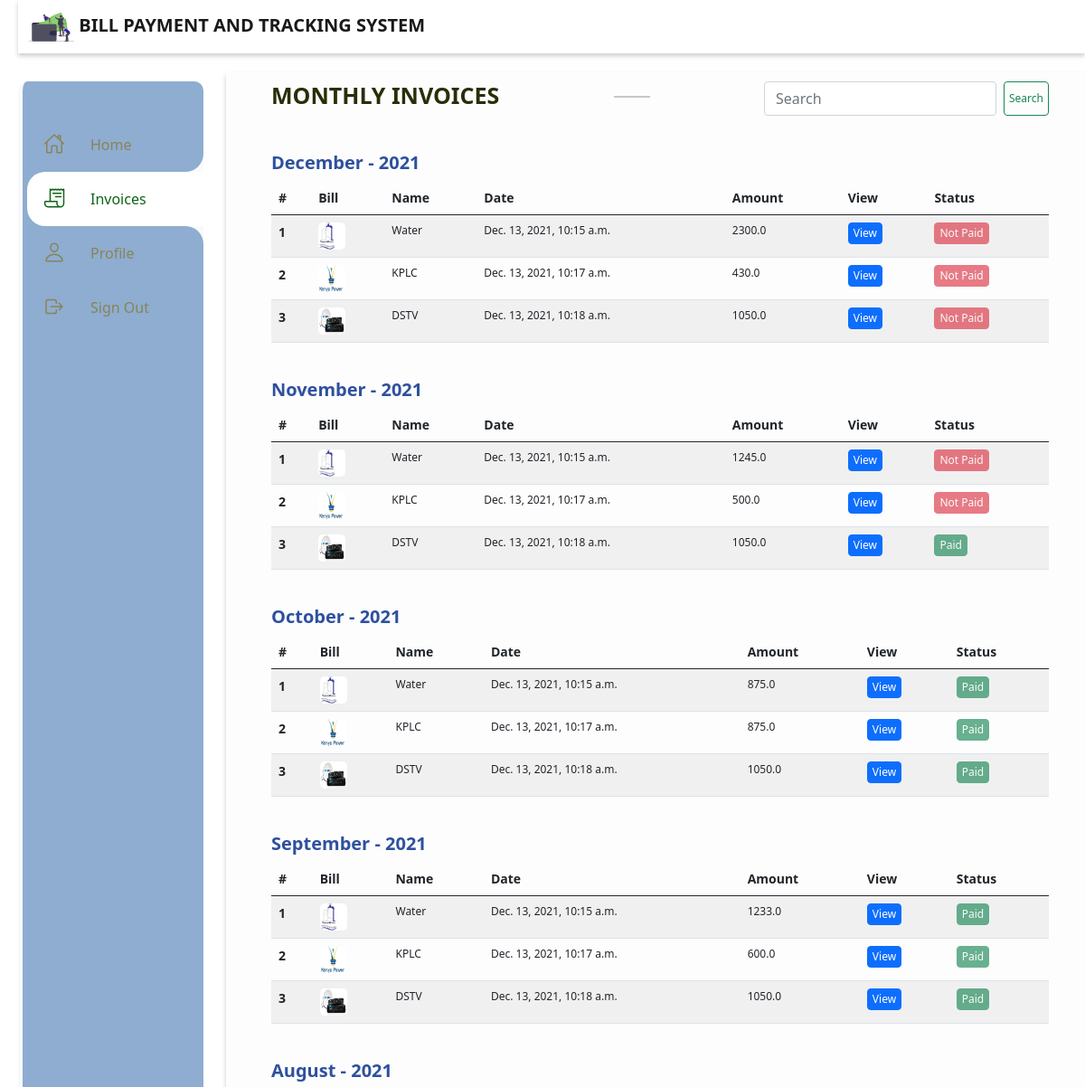
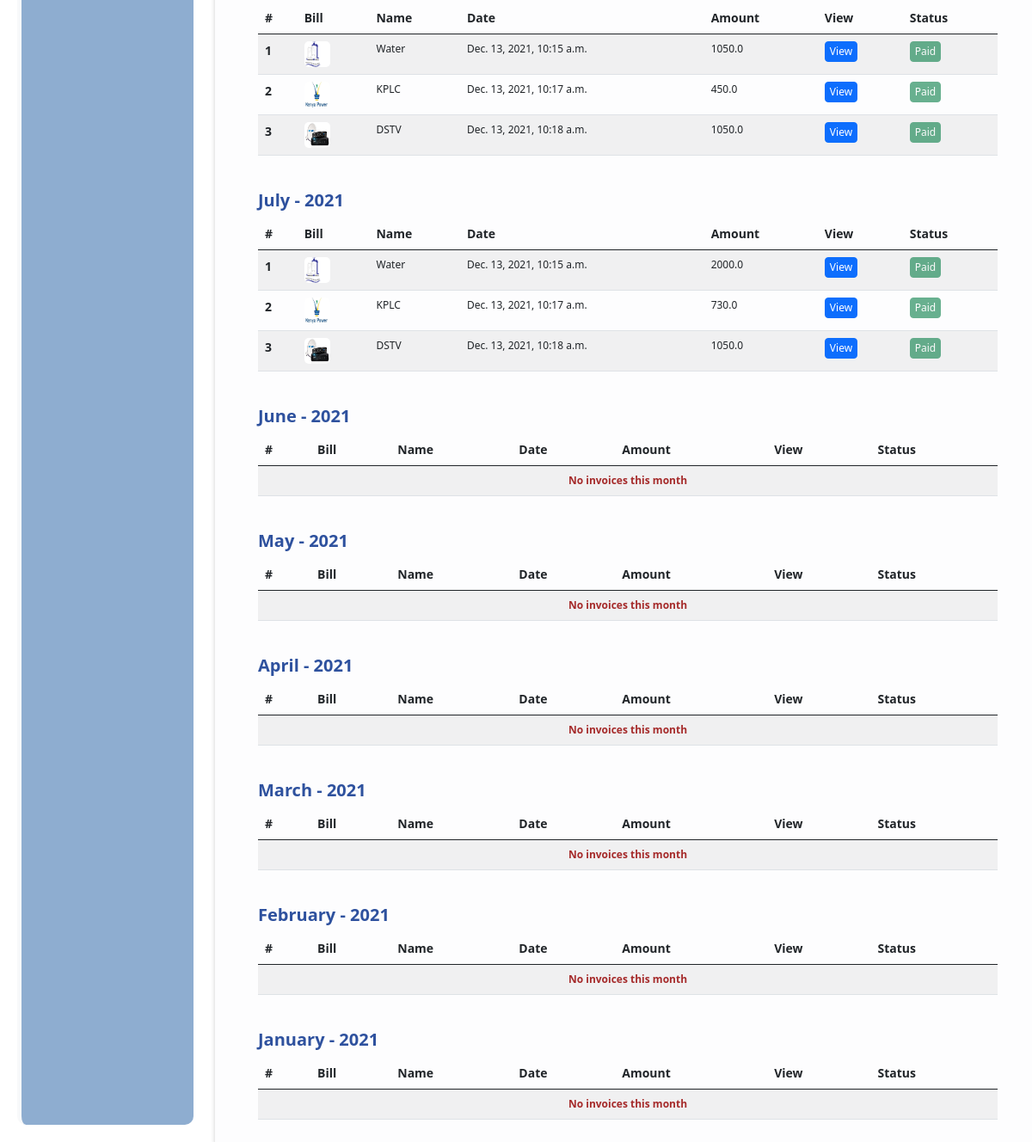
Page /invoices/ (signed in) on the committed database (2 pictures, top to bottom).
### main/models.py (models this page shows, shortened)
class BaseModel(models.Model):
    created_date = models.DateTimeField(auto_now_add=True)
    modified_date = models.DateTimeField(auto_now=True)
    class Meta:
        abstract = True

class Bill(BaseModel):
	my_subscription 	= models.ForeignKey(MySubscription, on_delete=models.CASCADE)
	for_date			= models.DateField(blank=True, null=True)
	credit 				= models.FloatField()
	debit 				= models.FloatField()
	units 				= models.CharField(max_length=50, default="0.0")

class MySubscription(BaseModel):
	user 			= models.ForeignKey(User, on_delete=models.CASCADE)
	subscription 	= models.ForeignKey(Subscription, on_delete=models.CASCADE)
	account_no 		= models.CharField(max_length=100)

class Subscription(models.Model):
	name 	= models.CharField(max_length=50)
	pic 	= models.ImageField(upload_to="./subscriptions")
	paybill	= models.CharField(max_length=50, null=True)

### main/views.py (the view)
# urls.py: path('invoices/', invoices, name="invoices"),
@login_required
def invoices(request):
	if request.user.is_superuser == True:
		return redirect("admin:index")
	template_name = "invoices.html"
	invoices_list = Bill.objects.filter(my_subscription__user=request.user)
	i = create_months_dict(invoices_list)
	query = request.GET.get("query")
	if query:
		i = list(filter(lambda bill: query.lower() in bill["title"].lower(), i))
	context = {
		"nbar":"invoices",
		"invoices":i,
		"query": query,
	}
	return render(request, template_name, context)

### main/views.py (called while the page is built)
def create_months_dict(bills):
	months = ["January", "February", "March", "April", "May", "June", "July", "August", "September", "October", "November", "December"]
	l = {}
	ls = []
	months.reverse()
	for month in months:
		l[(2021, month)] = {"title": month, "bills":[]}
	for idx, bill in enumerate(bills):
		m = 12 - bill.for_date.month
		month = months[m]
		if bill.credit - bill.debit <= 0:
			l[(2021, month)]["bills"].append({"bill":bill, "paid": True, "no":len(l[(2021, month)]["bills"]) + 1})
		else:
			l[(2021, month)]["bills"].append({"bill":bill, "status":False, "no":len(l[(2021, month)]["bills"]) + 1})
	for key in list(l.keys()):
		ls.append(l[key])
	return ls

### main/templates/invoices.html (shortened to what this page needs)
{% extends "base.html" %}
{% load static %}
{% block content %}
	<div class="" style="margin-bottom: 30px; display: flex; justify-content: space-between;">
		<h3 style="font-size: 25px; color: #272f07">MONTHLY INVOICES</h3>
		<hr style="width: 40px; height: 2px">
		<form class="d-flex" method="get" action="">
			{% if query %}
	        	<input class="form-control me-2" type="search" placeholder="Search" aria-label="Search" name="query" value="{{query}}">
	        {% else %}
	        	<input class="form-control me-2" type="search" placeholder="Search" aria-label="Search" name="query">
	        {% endif %}
	        <button class="btn btn-outline-success" type="submit">Search</button>
	      </form>
	</div>
	{% for invoice in invoices %}
	<div class="third-row">
		<h3>{{invoice.title}} - 2021</h3>
		<table class="table table-striped">
		  <thead>
		    <tr>
		    	<th scope="col">#</th>
		      <th scope="col">Bill</th>
		      <th scope="col">Name</th>
		      <th scope="col">Date</th>
		      <th scope="col">Amount</th>
		      <th scope="col">View</th>
		      <th scope="col">Status</th>
		    </tr>
		  </thead>
		  <tbody>
			{% if invoice.bills %}
			  	{% for bill in invoice.bills %}
			    <tr>
			      <th scope="row">{{bill.no}}</th>
			      <td>
			      	{% if bill.bill.my_subscription.subscription.pic %}
			      		<img src="{{bill.bill.my_subscription.subscription.pic.url}}" alt="bill">
			      	{% endif %}
			      </td>
			      <td>{{bill.bill.my_subscription.subscription.name}}</td>
			      <td>{{bill.bill.modified_date}}</td>
			      <td>{{bill.bill.credit}}</td>
			      <td>
			      	<a href="{% url 'main:invoice' bill.bill.id%}" class="btn btn-primary">View</a>
			      </td>
			      <td>
					{% if bill.paid%}
			      	<button type="button" class="btn btn-success" disabled>Paid</button>
			      	{% else %}
			      	<button type="button" class="btn btn-danger" disabled>Not Paid</button>
			      	{% endif %}
			      </td>
			    </tr>
			    {% endfor %}
			{% else %}
				<tr>
					<td colspan="7">
						<div align="center" style="color: brown; font-weight: bold;">
							No invoices this month
						</div>
					</td>
				</tr>
			{% endif %}
		  </tbody>
		</table>
	</div>
	{% endfor %}
{% endblock %}

### static/css/base.css (style rules this page uses)
* { margin: 0; padding: 0; box-sizing: border-box; }
body { min-height: 100vh; background: #ffffff; }
a { text-decoration: none; }
.home-main h3 { color: #2e519e; font-weight: bold; font-size: 20px; }
.third-row { margin-top: 40px }
table img { height: 30px; width: 30px; border-radius: 5px; }
th { font-size: 14px !important; }
td { font-size: 12px !important; }
.btn { padding: 2px 5px !important; font-size: 12px; }

### rows in the picture
Bill: no "1", bill.my_subscription.subscription.pic (picture), bill.my_subscription.subscription.name "Water", bill.modified_date "Dec. 13, 2021, 10:15 a.m.", bill.credit "2300.0", shows "Not Paid"
Bill: no "2", bill.my_subscription.subscription.pic (picture), bill.my_subscription.subscription.name "KPLC", bill.modified_date "Dec. 13, 2021, 10:17 a.m.", bill.credit "430.0", shows "Not Paid"
Bill: no "3", bill.my_subscription.subscription.pic (picture), bill.my_subscription.subscription.name "DSTV", bill.modified_date "Dec. 13, 2021, 10:18 a.m.", bill.credit "1050.0", shows "Not Paid"
Bill: no "1", bill.my_subscription.subscription.pic (picture), bill.my_subscription.subscription.name "Water", bill.modified_date "Dec. 13, 2021, 10:15 a.m.", bill.credit "1245.0", shows "Not Paid"
Bill: no "2", bill.my_subscription.subscription.pic (picture), bill.my_subscription.subscription.name "KPLC", bill.modified_date "Dec. 13, 2021, 10:17 a.m.", bill.credit "500.0", shows "Not Paid"
Bill: no "3", bill.my_subscription.subscription.pic (picture), bill.my_subscription.subscription.name "DSTV", bill.modified_date "Dec. 13, 2021, 10:18 a.m.", bill.credit "1050.0", shows "Paid"
Bill: no "1", bill.my_subscription.subscription.pic (picture), bill.my_subscription.subscription.name "Water", bill.modified_date "Dec. 13, 2021, 10:15 a.m.", bill.credit "875.0", shows "Paid"
Bill: no "2", bill.my_subscription.subscription.pic (picture), bill.my_subscription.subscription.name "KPLC", bill.modified_date "Dec. 13, 2021, 10:17 a.m.", bill.credit "875.0", shows "Paid"
Bill: no "3", bill.my_subscription.subscription.pic (picture), bill.my_subscription.subscription.name "DSTV", bill.modified_date "Dec. 13, 2021, 10:18 a.m.", bill.credit "1050.0", shows "Paid"
Bill: no "1", bill.my_subscription.subscription.pic (picture), bill.my_subscription.subscription.name "Water", bill.modified_date "Dec. 13, 2021, 10:15 a.m.", bill.credit "1233.0", shows "Paid"
Bill: no "2", bill.my_subscription.subscription.pic (picture), bill.my_subscription.subscription.name "KPLC", bill.modified_date "Dec. 13, 2021, 10:17 a.m.", bill.credit "600.0", shows "Paid"
Bill: no "3", bill.my_subscription.subscription.pic (picture), bill.my_subscription.subscription.name "DSTV", bill.modified_date "Dec. 13, 2021, 10:18 a.m.", bill.credit "1050.0", shows "Paid"
Bill: no "1", bill.my_subscription.subscription.pic (picture), bill.my_subscription.subscription.name "Water", bill.modified_date "Dec. 13, 2021, 10:15 a.m.", bill.credit "1050.0", shows "Paid"
Bill: no "2", bill.my_subscription.subscription.pic (picture), bill.my_subscription.subscription.name "KPLC", bill.modified_date "Dec. 13, 2021, 10:17 a.m.", bill.credit "450.0", shows "Paid"
Bill: no "3", bill.my_subscription.subscription.pic (picture), bill.my_subscription.subscription.name "DSTV", bill.modified_date "Dec. 13, 2021, 10:18 a.m.", bill.credit "1050.0", shows "Paid"
Bill: no "1", bill.my_subscription.subscription.pic (picture), bill.my_subscription.subscription.name "Water", bill.modified_date "Dec. 13, 2021, 10:15 a.m.", bill.credit "2000.0", shows "Paid"
Bill: no "2", bill.my_subscription.subscription.pic (picture), bill.my_subscription.subscription.name "KPLC", bill.modified_date "Dec. 13, 2021, 10:17 a.m.", bill.credit "730.0", shows "Paid"
Bill: no "3", bill.my_subscription.subscription.pic (picture), bill.my_subscription.subscription.name "DSTV", bill.modified_date "Dec. 13, 2021, 10:18 a.m.", bill.credit "1050.0", shows "Paid"

### other values in the picture
{{ invoice.title }} "December" "November" "October" "September" "August" "July" "June" "May" "April" "March" "February" "January"
